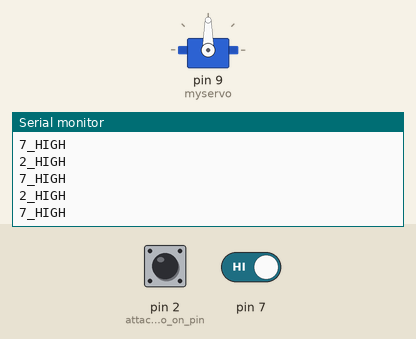
This sketch was run on a simulated Arduino Uno, built with avr-gcc and run on an emulated ATmega328P. Shown: servo, the last lines printed to the serial monitor. Inputs (shaded band) come from the test bench; at power-on: pin 2 (attaches_the_servo_on_pin) HIGH, pin 7 HIGH.

Above: at 1.2 s.
1.3 s: pin 2 (attaches_the_servo_on_pin) driven LOW
At 1.87 s:
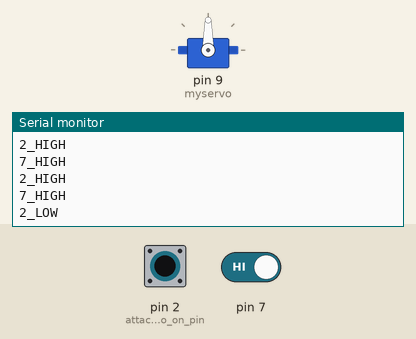
3.4 s: pin 7 driven LOW
At 4.06 s:
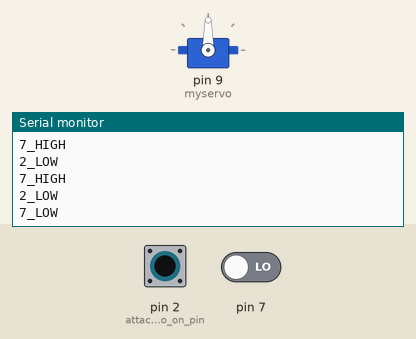
6.4 s: pin 2 (attaches_the_servo_on_pin) driven HIGH and pin 7 driven HIGH
At 7.09 s:
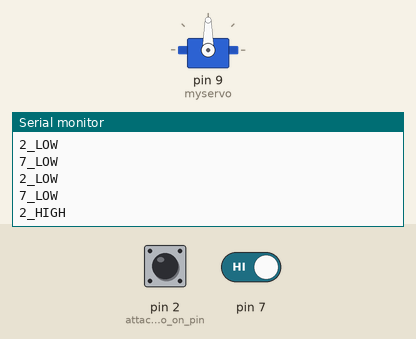

Measured:
- after the input at 1.3 s, the serial monitor: prints a new line after 0.57 s (image 1)
- after the input at 3.4 s, the serial monitor: prints a new line after 0.65 s (image 2)
- after the input at 6.4 s, the serial monitor: prints a new line after 0.63 s (image 3)

The sketch:

arduino_sender.ino
```cpp
#include <Servo.h>
Servo myservo;  // create servo object to control a servo

char val;

int switchState = 0;      // twelve servo objects can be created on most boards
int switchState7 = 0;
int switchStateServo = 0;      // twelve servo objects can be created on most boards

int pos = 0;    // variable to store the servo position


void setup() {
  Serial.begin(1200); //Begin Serial Communication with a baud rate of 9600
  myservo.attach(9);
  pinMode(2, INPUT); // attaches the servo on pin 9 to the servo object

}

void loop() {
  //New variables are declared to store the readings of the respective pins
  //  int Value1 = digitalRead(digitalPin2);
  //int Value2 = analogRead(AnalogPin1);

  switchState = digitalRead(2);
  switchState7 = digitalRead(7);

  if (switchState == LOW) {
    Serial.println("2_LOW");
  } else if (switchState == HIGH) {
    Serial.println("2_HIGH");
    // delay(5000);
  }

  if (switchState7 == LOW) {
    Serial.println("7_LOW");
  } else if (switchState7 == HIGH) {
    Serial.println("7_HIGH");
    //delay(5000);
  }

  if (Serial.available())
  { // If data is available to read,
    val = Serial.read(); // read it and store it in val

  }
}
 /* if (val == '1')
  { // If 1 was received
    for (pos = 60; pos >= 0; pos -= 1) // goes from 180 degrees to 0 degrees
    {
      myservo.write(pos);              // tell servo to go to position in variable 'pos'
      delay(5);                       // waits 15ms for the servo to reach the position
    }
  }
  else {
  }
  if (val == '2')
  { // If 1 was received
    for (pos = 60; pos >= 0; pos -= 1) // goes from 180 degrees to 0 degrees
    {
      myservo.write(pos);              // tell servo to go to position in variable 'pos'
      delay(5);                       // waits 15ms for the servo to reach the position
    }
  }
  else {
  }
  }*/
  /*else {
      for (pos = 0; pos <= 0; pos += 1) // goes from 0 degrees to 180 degrees
      { // in steps of 1 degree
        myservo.write(pos);              // tell servo to go to position in variable 'pos'
        delay(5);                       // waits 15ms for the servo to reach the position
      }
    }
*/

    /*digitalWrite(ledPin, HIGH); // turn the LED on
      } else {
      digitalWrite(ledPin, LOW); // otherwise turn it off
      }
      delay(10); // Wait 10 milliseconds for next reading*/
```
